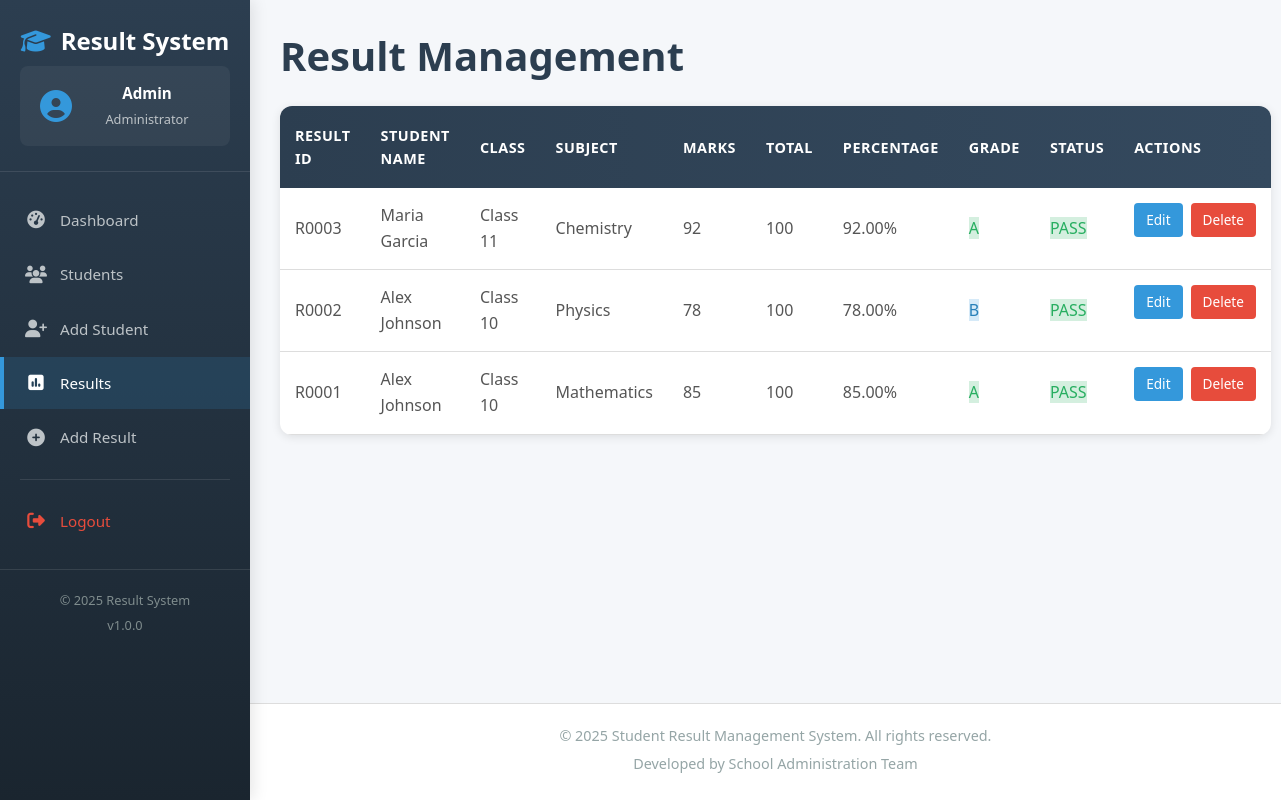
The app's page /pages/results.php (signed in) with its own data.
### tables this page shows
CREATE TABLE results (
    result_id INT PRIMARY KEY AUTO_INCREMENT,
    student_id INT,
    student_name VARCHAR(100) NOT NULL,
    class VARCHAR(20) NOT NULL,
    subject VARCHAR(50) NOT NULL,
    marks_obtained INT NOT NULL,
    total_marks INT DEFAULT 100,
    percentage DECIMAL(5,2),
    grade VARCHAR(2),
    status VARCHAR(10),
    exam_type VARCHAR(50),
    created_at TIMESTAMP DEFAULT CURRENT_TIMESTAMP,
    FOREIGN KEY (student_id) REFERENCES students(student_id) ON DELETE CASCADE
);

### config/database.php (called while the page is built, shortened)
<?php
function isLoggedIn() {
    return isset($_SESSION['admin_id']) && isset($_SESSION['admin_name']);
}
?>

### pages/results.php (the view, shortened to what this page needs)
<?php
require_once '../includes/header.php';
$stmt = $pdo->query("SELECT r.*, s.student_id FROM results r LEFT JOIN students s ON r.student_name = s.full_name ORDER BY r.result_id DESC");
$results = $stmt->fetchAll();
?>
<div class="content">
    <h1>Result Management</h1>
    <div class="table-container">
        <table>
            <thead>
                <tr>
                    <th>Result ID</th>
                    <th>Student Name</th>
                    <th>Class</th>
                    <th>Subject</th>
                    <th>Marks</th>
                    <th>Total</th>
                    <th>Percentage</th>
                    <th>Grade</th>
                    <th>Status</th>
                    <th>Actions</th>
                </tr>
            </thead>
            <tbody>
                <?php foreach($results as $result): ?>
                <tr>
                    <td>R<?php echo str_pad($result['result_id'], 4, '0', STR_PAD_LEFT); ?></td>
                    <td><?php echo htmlspecialchars($result['student_name']); ?></td>
                    <td><?php echo htmlspecialchars($result['class']); ?></td>
                    <td><?php echo htmlspecialchars($result['subject']); ?></td>
                    <td><?php echo $result['marks_obtained']; ?></td>
                    <td><?php echo $result['total_marks']; ?></td>
                    <td><?php echo $result['percentage']; ?>%</td>
                    <td><span class="grade grade-<?php echo strtolower($result['grade']); ?>"><?php echo $result['grade']; ?></span></td>
                    <td><span class="status status-<?php echo strtolower($result['status']); ?>"><?php echo $result['status']; ?></span></td>
                    <td class="actions">
                        <a href="add_result.php?edit=<?php echo $result['result_id']; ?>" class="btn-edit">Edit</a>
                        <a href="results.php?delete=<?php echo $result['result_id']; ?>" class="btn-delete" onclick="return confirm('Delete this result?')">Delete</a>
                    </td>
                </tr>
                <?php endforeach; ?>
            </tbody>
        </table>
    </div>
</div>
<?php require_once '../includes/footer.php'; ?>

### includes/header.php (shortened to what this page needs)
<?php
require_once '../config/database.php';
$currentPage = basename($_SERVER['PHP_SELF']);
?>
<!DOCTYPE html>
<html lang="en">
<head>
    <link rel="stylesheet" href="../css/style.css">
    <link rel="stylesheet" href="https://cdnjs.cloudflare.com/ajax/libs/font-awesome/6.4.0/css/all.min.css">
    <link rel="stylesheet" href="https://cdnjs.cloudflare.com/ajax/libs/font-awesome/6.4.0/css/all.min.css">
</head>
<body>
    <?php if (isLoggedIn()): ?>
    <div class="container">
        <nav class="sidebar">
            <div class="logo">
                <h2><i class="fas fa-graduation-cap"></i> Result System</h2>
                <div class="admin-info">
                    <i class="fas fa-user-circle"></i>
                    <div>
                        <strong><?php echo htmlspecialchars($_SESSION['admin_name'] ?? 'Administrator'); ?></strong>
                        <small>Administrator</small>
                    </div>
                </div>
            </div>
            <ul class="nav-links">
                <li>
                    <a href="../pages/dashboard.php" class="<?php echo $currentPage == 'dashboard.php' ? 'active' : ''; ?>">
                        <i class="fas fa-tachometer-alt"></i> Dashboard
                    </a>
                </li>
                <li>
                    <a href="../pages/students.php" class="<?php echo $currentPage == 'students.php' ? 'active' : ''; ?>">
                        <i class="fas fa-users"></i> Students
                    </a>
                </li>
                <li>
                    <a href="../pages/add_student.php" class="<?php echo $currentPage == 'add_student.php' ? 'active' : ''; ?>">
                        <i class="fas fa-user-plus"></i> Add Student
                    </a>
                </li>
                <li>
                    <a href="../pages/results.php" class="<?php echo $currentPage == 'results.php' ? 'active' : ''; ?>">
                        <i class="fas fa-poll"></i> Results
                    </a>
                </li>
                <li>
                    <a href="../pages/add_result.php" class="<?php echo $currentPage == 'add_result.php' ? 'active' : ''; ?>">
                        <i class="fas fa-plus-circle"></i> Add Result
                    </a>
                </li>
                <li class="divider"></li>
                <li>
                    <a href="../admin/logout.php" class="logout-btn">
                        <i class="fas fa-sign-out-alt"></i> Logout
                    </a>
                </li>
            </ul>
            <div class="sidebar-footer">
                <p>© <?php echo date('Y'); ?> Result System</p>
                <p>v1.0.0</p>
            </div>
        </nav>
        <div class="main-content">
    <?php endif; ?>
    <div class="content-wrapper">

### includes/footer.php (shortened to what this page needs)
        <?php if(isLoggedIn()): ?>
        </div>
        <?php endif; ?>
        <footer>
            <p>&copy; <?php echo date('Y'); ?> Student Result Management System. All rights reserved.</p>
            <p>Developed by School Administration Team</p>
        </footer>
    </div>
</body>
</html>

### css/style.css (style rules this page uses)
* { margin: 0; padding: 0; box-sizing: border-box; }
:root { --primary-color: #3498db; --secondary-color: #2c3e50; --success-color: #2ecc71; --danger-color: #e74c3c; --warning-color: #f39c12; --info-color: #1abc9c; --light-color: #ecf0f1; --dark-color: #2c3e50; --gray-color: #95a5a6; --border-color: #ddd; --shadow: 0 2px 10px rgba(0, 0, 0, 0.1); --shadow-lg: 0 10px 40px rgba(0, 0, 0, 0.1); --transition: all 0.3s ease; }
html { font-size: 16px; scroll-behavior: smooth; }
body { font-family: 'Segoe UI', Tahoma, Geneva, Verdana, sans-serif; line-height: 1.6; color: #333; background-color: #f5f7fa; min-height: 100vh; }
h1, h2, h3, h4, h5, h6 { font-weight: 600; line-height: 1.3; margin-bottom: 1rem; color: var(--secondary-color); }
h1 { font-size: 2.5rem; margin-bottom: 1.5rem; }
h2 { font-size: 2rem; }
p { margin-bottom: 1rem; }
a { color: var(--primary-color); text-decoration: none; transition: var(--transition); }
.container { display: flex; min-height: 100vh; }
.sidebar { width: 250px; background: linear-gradient(180deg, var(--secondary-color) 0%, #1a252f 100%); color: white; position: fixed; height: 100vh; overflow-y: auto; transition: var(--transition); z-index: 1000; box-shadow: 3px 0 15px rgba(0, 0, 0, 0.1); }
.logo { padding: 25px 20px; border-bottom: 1px solid rgba(255, 255, 255, 0.1); text-align: center; }
.logo h2 { color: white; margin-bottom: 5px; font-size: 1.5rem; display: flex; align-items: center; justify-content: center; gap: 10px; }
.logo i { color: var(--primary-color); }
.admin-info { display: flex; align-items: center; padding: 15px 20px; background: rgba(255, 255, 255, 0.05); margin-top: 10px; border-radius: 8px; }
.admin-info i { font-size: 2rem; margin-right: 12px; color: var(--primary-color); }
.admin-info div { flex: 1; }
.admin-info strong { display: block; color: white; font-size: 0.95rem; }
.admin-info small { color: #bdc3c7; font-size: 0.8rem; }
.nav-links { list-style: none; padding: 20px 0; }
.nav-links li { margin: 2px 0; }
.nav-links a { display: flex; align-items: center; padding: 14px 20px; color: #bdc3c7; text-decoration: none; transition: var(--transition); border-left: 4px solid transparent; font-size: 0.95rem; }
.nav-links a i { width: 24px; margin-right: 12px; text-align: center; font-size: 1.1rem; }
.nav-links a.active { background: rgba(52, 152, 219, 0.15); color: white; border-left-color: var(--primary-color); }
.nav-links .divider { height: 1px; background: rgba(255, 255, 255, 0.1); margin: 15px 20px; }
.nav-links .logout-btn { color: #e74c3c; }
.sidebar-footer { padding: 20px; text-align: center; color: #7f8c8d; font-size: 0.8rem; border-top: 1px solid rgba(255, 255, 255, 0.1); margin-top: auto; }
.sidebar-footer p { margin-bottom: 5px; }
.main-content { flex: 1; margin-left: 250px; min-height: 100vh; display: flex; flex-direction: column; }
.content-wrapper { flex: 1; padding: 30px; background-color: #f5f7fa; }
.grade-a { background: linear-gradient(to right, #2ecc71, #27ae60); }
.grade-b { background: linear-gradient(to right, #3498db, #2980b9); }
.table-container { background: white; border-radius: 12px; overflow: hidden; box-shadow: var(--shadow); margin-bottom: 30px; overflow-x: auto; }
.table-container table { width: 100%; border-collapse: collapse; min-width: 800px; }
.table-container thead { background: linear-gradient(to right, var(--secondary-color), #34495e); color: white; }
.table-container th { padding: 18px 15px; text-align: left; font-weight: 600; font-size: 0.9rem; text-transform: uppercase; letter-spacing: 0.5px; }
.table-container tbody tr { border-bottom: 1px solid var(--border-color); transition: var(--transition); }
.table-container td { padding: 15px; color: #555; }
.actions { display: flex; gap: 8px; }
.btn-edit, .btn-delete, .btn-view { padding: 6px 12px; border-radius: 4px; font-size: 0.85rem; border: none; cursor: pointer; transition: var(--transition); display: inline-flex; align-items: center; gap: 5px; }
.btn-edit { background-color: var(--primary-color); color: white; }
.btn-delete { background-color: var(--danger-color); color: white; }
.grade-a { background: #d4efdf; color: #27ae60; }
.grade-b { background: #d6eaf8; color: #2980b9; }
.status-pass { background: #d4efdf; color: #27ae60; }
footer { background: white; padding: 20px 30px; text-align: center; color: var(--gray-color); border-top: 1px solid var(--border-color); margin-top: auto; }
footer p { margin-bottom: 5px; font-size: 0.9rem; }

### records on screen
results: result_id "0003", student_name "Maria Garcia", class "Class 11", subject "Chemistry", marks_obtained "92", total_marks "100", percentage "92.00", grade "A", status "PASS"
results: result_id "0002", student_name "Alex Johnson", class "Class 10", subject "Physics", marks_obtained "78", total_marks "100", percentage "78.00", grade "B", status "PASS"
results: result_id "0001", student_name "Alex Johnson", class "Class 10", subject "Mathematics", marks_obtained "85", total_marks "100", percentage "85.00", grade "A", status "PASS"

### other values on screen
$_SESSION['admin_name'] "Admin"
